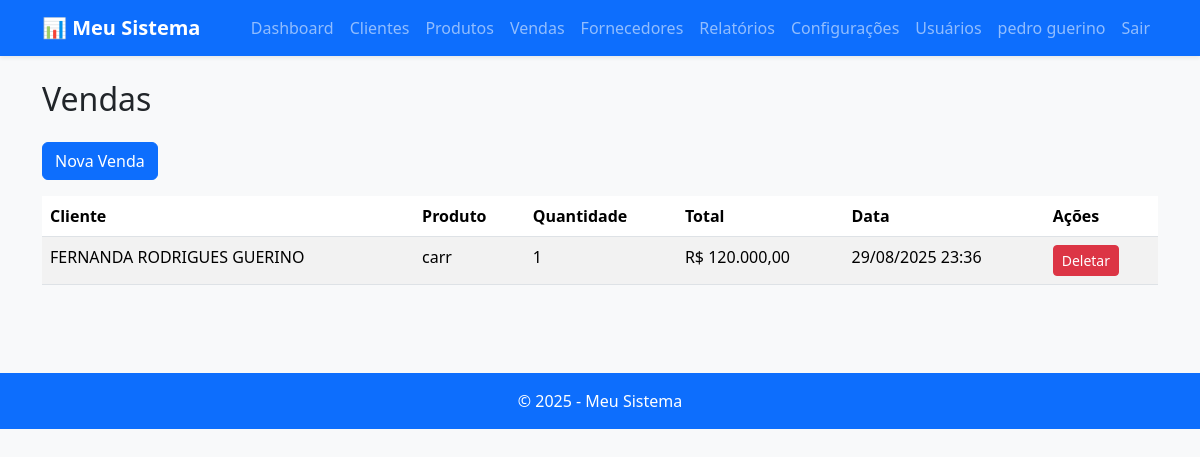
Page /vendas (signed in) on the earlier database version.
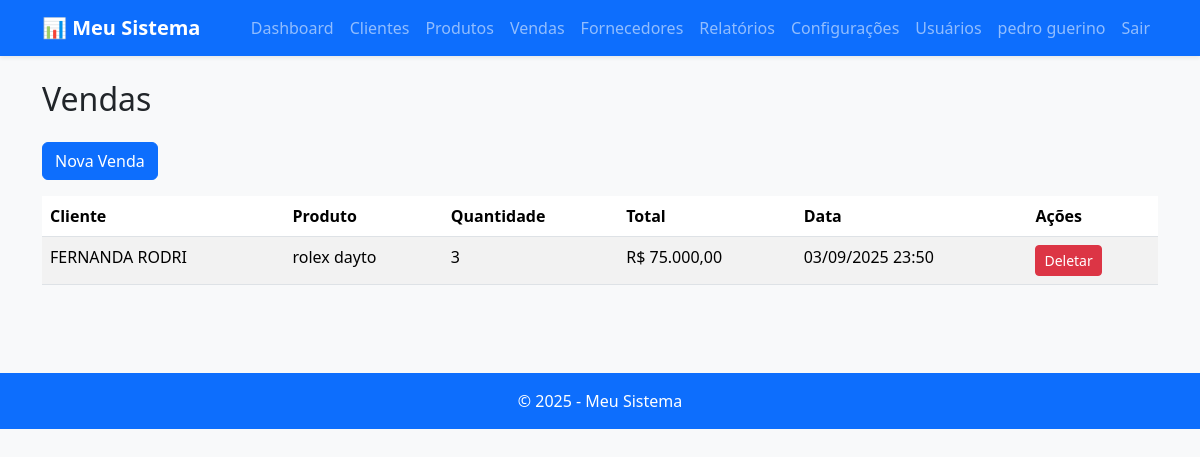
Same page on the later database version.
### app/models.py (models this page shows)
class Sale(db.Model):
    id = db.Column(db.Integer, primary_key=True)
    cliente_id = db.Column(db.Integer, db.ForeignKey('client.id'), nullable=False)
    produto_id = db.Column(db.Integer, db.ForeignKey('product.id'), nullable=False)
    quantidade = db.Column(db.Integer, nullable=False)
    total = db.Column(db.Float, nullable=False)
    created_at = db.Column(db.DateTime, default=datetime.utcnow)
    cliente = db.relationship('Client', backref='sales')
    produto = db.relationship('Product', backref='sales')

class Client(db.Model):
    id = db.Column(db.Integer, primary_key=True)
    nome = db.Column(db.String(120), nullable=False)
    email = db.Column(db.String(120))
    telefone = db.Column(db.String(50))
    notas = db.Column(db.Text)
    created_at = db.Column(db.DateTime, default=datetime.utcnow)

class Product(db.Model):
    id = db.Column(db.Integer, primary_key=True)
    nome = db.Column(db.String(120), nullable=False)
    preco = db.Column(db.Float, nullable=False)
    descricao = db.Column(db.Text)
    estoque = db.Column(db.Integer, default=0)  # NOVO: Campo de estoque
    fornecedor_id = db.Column(db.Integer, db.ForeignKey('supplier.id'))  # NOVO: Relacionamento com Fornecedor
    created_at = db.Column(db.DateTime, default=datetime.utcnow)

### app/routes.py (the view)
@main.route('/vendas')
@login_required
def vendas():
    all_sales = Sale.query.order_by(Sale.created_at.desc()).all()
    return render_template('sales.html', vendas=all_sales)

### app/__init__.py (called while the page is built)
def create_app():
    app = Flask(__name__)
    app.config['SECRET_KEY'] = 'uma-chave-secreta-forte'
    app.config['SQLALCHEMY_DATABASE_URI'] = 'sqlite:///database.db'
    db.init_app(app)
    login_manager.init_app(app)
    csrf.init_app(app)
    @app.template_filter('currency')
    def format_currency(value):
        return f'R$ {value:,.2f}'.replace(',', 'X').replace('.', ',').replace('X', '.')
    with app.app_context():
        from . import routes
        app.register_blueprint(routes.main)
        from . import models
        db.create_all()
    return app

### app/models.py (called while the page is built)
@login_manager.user_loader
def load_user(user_id):
    return User.query.get(int(user_id))

### app/templates/sales.html (shortened to what this page needs)
{% extends "base.html" %}
{% block content %}
<h2 class="mb-4">Vendas</h2>
<a href="{{ url_for('main.nova_venda') }}" class="btn btn-primary mb-3">Nova Venda</a>
<table class="table table-striped table-hover">
  <thead>
    <tr>
      <th>Cliente</th>
      <th>Produto</th>
      <th>Quantidade</th>
      <th>Total</th>
      <th>Data</th>
      <th>Ações</th>
    </tr>
  </thead>
  <tbody>
    {% for venda in vendas %}
      <tr>
        <td>{{ venda.cliente.nome }}</td>
        <td>{{ venda.produto.nome }}</td>
        <td>{{ venda.quantidade }}</td>
        <td>{{ venda.total|currency }}</td>
        <td>{{ venda.created_at.strftime('%d/%m/%Y %H:%M') }}</td>
        <td>
          <form method="POST" action="{{ url_for('main.deletar_venda', sid=venda.id) }}" style="display:inline;" onsubmit="return confirm('Tem certeza que deseja deletar esta venda?');">
            <button type="submit" class="btn btn-sm btn-danger">Deletar</button>
          </form>
        </td>
      </tr>
    {% endfor %}
  </tbody>
</table>
{% endblock %}

Differences in the rows shown:
changed Sale: cliente.nome "FERNANDA RODRIGUES GUERINO" → "FERNANDA RODRI"; produto.nome "carr" → "rolex dayto"; quantidade "1" → "3"; total "R$ 120.000,00" → "R$ 75.000,00"; created_at "29/08/2025 23:36" → "03/09/2025 23:50"
